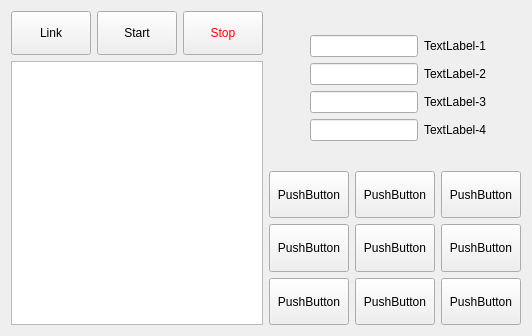
<?xml version="1.0" encoding="UTF-8"?>
<ui version="4.0">
 <class>Form</class>
 <widget class="QWidget" name="Form">
  <property name="enabled">
   <bool>true</bool>
  </property>
  <property name="geometry">
   <rect>
    <x>0</x>
    <y>0</y>
    <width>506</width>
    <height>336</height>
   </rect>
  </property>
  <property name="contextMenuPolicy">
   <enum>Qt::DefaultContextMenu</enum>
  </property>
  <property name="windowTitle">
   <string>Arduino_Simple_AT_Command</string>
  </property>
  <layout class="QHBoxLayout" name="horizontalLayout_3" stretch="1,1">
   <item>
    <layout class="QVBoxLayout" name="verticalLayout" stretch="1,6">
     <item>
      <layout class="QHBoxLayout" name="horizontalLayout">
       <item>
        <widget class="QPushButton" name="link">
         <property name="sizePolicy">
          <sizepolicy hsizetype="Minimum" vsizetype="Minimum">
           <horstretch>0</horstretch>
           <verstretch>0</verstretch>
          </sizepolicy>
         </property>
         <property name="text">
          <string>Link</string>
         </property>
        </widget>
       </item>
       <item>
        <widget class="QPushButton" name="start">
         <property name="sizePolicy">
          <sizepolicy hsizetype="Minimum" vsizetype="Minimum">
           <horstretch>0</horstretch>
           <verstretch>0</verstretch>
          </sizepolicy>
         </property>
         <property name="text">
          <string>Start</string>
         </property>
        </widget>
       </item>
       <item>
        <widget class="QPushButton" name="stop">
         <property name="sizePolicy">
          <sizepolicy hsizetype="Minimum" vsizetype="Minimum">
           <horstretch>0</horstretch>
           <verstretch>0</verstretch>
          </sizepolicy>
         </property>
         <property name="styleSheet">
          <string notr="true">QPushButton { color: red }</string>
         </property>
         <property name="text">
          <string>Stop</string>
         </property>
        </widget>
       </item>
      </layout>
     </item>
     <item>
      <widget class="QTextEdit" name="textEdit">
       <property name="enabled">
        <bool>true</bool>
       </property>
       <property name="readOnly">
        <bool>true</bool>
       </property>
      </widget>
     </item>
    </layout>
   </item>
   <item>
    <layout class="QVBoxLayout" name="verticalLayout_2" stretch="1,1">
     <item>
      <layout class="QFormLayout" name="formLayout">
       <property name="sizeConstraint">
        <enum>QLayout::SetDefaultConstraint</enum>
       </property>
       <property name="fieldGrowthPolicy">
        <enum>QFormLayout::FieldsStayAtSizeHint</enum>
       </property>
       <property name="rowWrapPolicy">
        <enum>QFormLayout::WrapLongRows</enum>
       </property>
       <property name="labelAlignment">
        <set>Qt::AlignCenter</set>
       </property>
       <property name="formAlignment">
        <set>Qt::AlignCenter</set>
       </property>
       <item row="0" column="0">
        <widget class="QLineEdit" name="lineEdit">
         <property name="sizePolicy">
          <sizepolicy hsizetype="Preferred" vsizetype="Fixed">
           <horstretch>0</horstretch>
           <verstretch>0</verstretch>
          </sizepolicy>
         </property>
        </widget>
       </item>
       <item row="0" column="1">
        <widget class="QLabel" name="label">
         <property name="text">
          <string>TextLabel-1</string>
         </property>
        </widget>
       </item>
       <item row="1" column="0">
        <widget class="QLineEdit" name="lineEdit_2">
         <property name="sizePolicy">
          <sizepolicy hsizetype="Preferred" vsizetype="Fixed">
           <horstretch>0</horstretch>
           <verstretch>0</verstretch>
          </sizepolicy>
         </property>
        </widget>
       </item>
       <item row="1" column="1">
        <widget class="QLabel" name="label_2">
         <property name="text">
          <string>TextLabel-2</string>
         </property>
        </widget>
       </item>
       <item row="2" column="0">
        <widget class="QLineEdit" name="lineEdit_3">
         <property name="sizePolicy">
          <sizepolicy hsizetype="Preferred" vsizetype="Fixed">
           <horstretch>0</horstretch>
           <verstretch>0</verstretch>
          </sizepolicy>
         </property>
        </widget>
       </item>
       <item row="2" column="1">
        <widget class="QLabel" name="label_3">
         <property name="text">
          <string>TextLabel-3</string>
         </property>
        </widget>
       </item>
       <item row="3" column="0">
        <widget class="QLineEdit" name="lineEdit_4">
         <property name="sizePolicy">
          <sizepolicy hsizetype="Preferred" vsizetype="Fixed">
           <horstretch>0</horstretch>
           <verstretch>0</verstretch>
          </sizepolicy>
         </property>
        </widget>
       </item>
       <item row="3" column="1">
        <widget class="QLabel" name="label_4">
         <property name="text">
          <string>TextLabel-4</string>
         </property>
        </widget>
       </item>
      </layout>
     </item>
     <item>
      <layout class="QGridLayout" name="gridLayout_3">
       <item row="1" column="1">
        <widget class="QPushButton" name="pushButton">
         <property name="sizePolicy">
          <sizepolicy hsizetype="Minimum" vsizetype="Preferred">
           <horstretch>0</horstretch>
           <verstretch>0</verstretch>
          </sizepolicy>
         </property>
         <property name="text">
          <string>PushButton</string>
         </property>
        </widget>
       </item>
       <item row="1" column="0">
        <widget class="QPushButton" name="pushButton_4">
         <property name="sizePolicy">
          <sizepolicy hsizetype="Minimum" vsizetype="Preferred">
           <horstretch>0</horstretch>
           <verstretch>0</verstretch>
          </sizepolicy>
         </property>
         <property name="text">
          <string>PushButton</string>
         </property>
        </widget>
       </item>
       <item row="2" column="1">
        <widget class="QPushButton" name="pushButton_3">
         <property name="sizePolicy">
          <sizepolicy hsizetype="Minimum" vsizetype="Preferred">
           <horstretch>0</horstretch>
           <verstretch>0</verstretch>
          </sizepolicy>
         </property>
         <property name="text">
          <string>PushButton</string>
         </property>
        </widget>
       </item>
       <item row="0" column="1">
        <widget class="QPushButton" name="pushButton_2">
         <property name="sizePolicy">
          <sizepolicy hsizetype="Minimum" vsizetype="Preferred">
           <horstretch>0</horstretch>
           <verstretch>0</verstretch>
          </sizepolicy>
         </property>
         <property name="text">
          <string>PushButton</string>
         </property>
        </widget>
       </item>
       <item row="1" column="2">
        <widget class="QPushButton" name="pushButton_5">
         <property name="sizePolicy">
          <sizepolicy hsizetype="Minimum" vsizetype="Preferred">
           <horstretch>0</horstretch>
           <verstretch>0</verstretch>
          </sizepolicy>
         </property>
         <property name="text">
          <string>PushButton</string>
         </property>
        </widget>
       </item>
       <item row="0" column="0">
        <widget class="QPushButton" name="pushButton_6">
         <property name="sizePolicy">
          <sizepolicy hsizetype="Minimum" vsizetype="Preferred">
           <horstretch>0</horstretch>
           <verstretch>0</verstretch>
          </sizepolicy>
         </property>
         <property name="text">
          <string>PushButton</string>
         </property>
        </widget>
       </item>
       <item row="0" column="2">
        <widget class="QPushButton" name="pushButton_7">
         <property name="sizePolicy">
          <sizepolicy hsizetype="Minimum" vsizetype="Preferred">
           <horstretch>0</horstretch>
           <verstretch>0</verstretch>
          </sizepolicy>
         </property>
         <property name="text">
          <string>PushButton</string>
         </property>
        </widget>
       </item>
       <item row="2" column="0">
        <widget class="QPushButton" name="pushButton_8">
         <property name="sizePolicy">
          <sizepolicy hsizetype="Minimum" vsizetype="Preferred">
           <horstretch>0</horstretch>
           <verstretch>0</verstretch>
          </sizepolicy>
         </property>
         <property name="text">
          <string>PushButton</string>
         </property>
        </widget>
       </item>
       <item row="2" column="2">
        <widget class="QPushButton" name="pushButton_9">
         <property name="sizePolicy">
          <sizepolicy hsizetype="Minimum" vsizetype="Preferred">
           <horstretch>0</horstretch>
           <verstretch>0</verstretch>
          </sizepolicy>
         </property>
         <property name="text">
          <string>PushButton</string>
         </property>
        </widget>
       </item>
      </layout>
     </item>
    </layout>
   </item>
  </layout>
 </widget>
 <resources/>
 <connections>
  <connection>
   <sender>stop</sender>
   <signal>clicked()</signal>
   <receiver>Form</receiver>
   <slot>stopSlot()</slot>
   <hints>
    <hint type="sourcelabel">
     <x>247</x>
     <y>142</y>
    </hint>
    <hint type="destinationlabel">
     <x>304</x>
     <y>153</y>
    </hint>
   </hints>
  </connection>
  <connection>
   <sender>start</sender>
   <signal>clicked()</signal>
   <receiver>Form</receiver>
   <slot>startSlot()</slot>
   <hints>
    <hint type="sourcelabel">
     <x>166</x>
     <y>142</y>
    </hint>
    <hint type="destinationlabel">
     <x>190</x>
     <y>168</y>
    </hint>
   </hints>
  </connection>
  <connection>
   <sender>link</sender>
   <signal>clicked()</signal>
   <receiver>Form</receiver>
   <slot>linkSlot()</slot>
   <hints>
    <hint type="sourcelabel">
     <x>62</x>
     <y>131</y>
    </hint>
    <hint type="destinationlabel">
     <x>5</x>
     <y>129</y>
    </hint>
   </hints>
  </connection>
 </connections>
 <slots>
  <slot>stopSlot()</slot>
  <slot>startSlot()</slot>
  <slot>linkSlot()</slot>
 </slots>
</ui>
